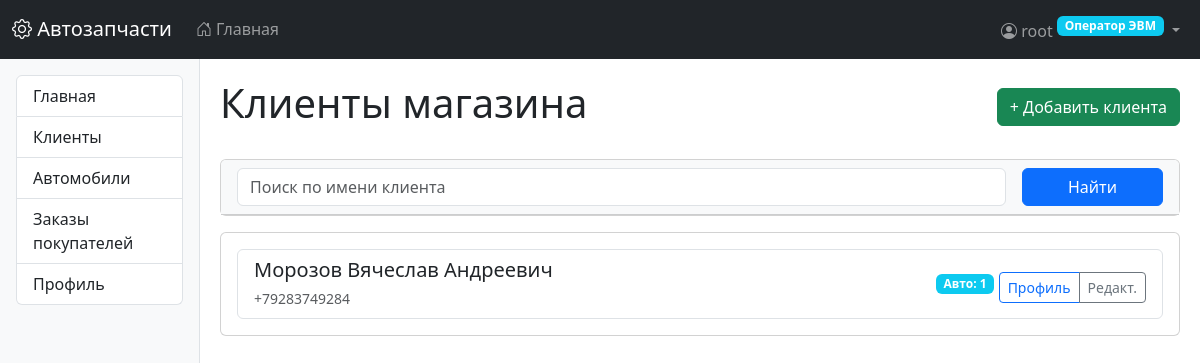
Page /core/customers/ (signed in) on the committed database.
### users/models.py (models this page shows, shortened)
class CustomUser(AbstractUser):
    class Role(models.TextChoices):
        OPERATOR = 'operator', _('Оператор ЭВМ')
        PARTS_MANAGER = 'parts_manager', _('Менеджер по деталям')
        ORDERS_MANAGER = 'orders_manager', _('Менеджер по заказам')
        SUPPLY_MANAGER = 'supply_manager', _('Менеджер по поставкам')
        STOREKEEPER = 'storekeeper', _('Кладовщик')
        DELIVERY_MANAGER = 'delivery_manager', _('Начальник службы доставки')
        DRIVER = 'driver', _('Водитель службы доставки')
    role = models.CharField(
        max_length=20,
        choices=Role.choices,
        default=Role.OPERATOR,
        verbose_name=_('Роль')
    )
    phone = models.CharField(max_length=20, blank=True, null=True, verbose_name=_('Телефон'))
    address = models.TextField(blank=True, null=True, verbose_name=_('Адрес'))
    delivery_preference = models.BooleanField(
        default=False,
        verbose_name=_('Требуется доставка')
    )
    groups = models.ManyToManyField(
        Group,
        verbose_name=_('Группы'),
        blank=True,
        related_name="custom_user_set",
        related_query_name="custom_user",
    )
    user_permissions = models.ManyToManyField(
        Permission,
        verbose_name=_('Права пользователя'),
        blank=True,
        related_name="custom_user_set",
        related_query_name="custom_user",
    )
    class Meta:
        verbose_name = _('Пользователь')
        verbose_name_plural = _('Пользователи')

### core/models.py (models this page shows, shortened)
class Customer(models.Model):
    name = models.CharField('ФИО', max_length=255)
    phone = models.CharField('Телефон', max_length=20)

### core/views.py (the view)
# urls.py: path('customers/', CustomerListView.as_view(), name='customer_list'),
class CustomerListView(RoleRequiredMixin, ListView):
    allowed_roles = ['operator', 'storekeeper', 'supply_manager']
    model = Customer
    template_name = 'core/customer_list.html'
    context_object_name = 'customers'
    paginate_by = 20
    def get_queryset(self):
        queryset = super().get_queryset()
        search_query = self.request.GET.get('search')
        if search_query:
            queryset = queryset.filter(name__icontains=search_query)
        return queryset.order_by('name')
    def get_context_data(self, **kwargs):
        context = super().get_context_data(**kwargs)
        context['search_query'] = self.request.GET.get('search', '')
        return context

### core/mixins.py (called while the page is built)
    def test_func(self):
        if not self.request.user.is_authenticated:
            return False
        if self.request.user.is_superuser:
            return True
        if self.request.user.role in self.allowed_roles:
            return True
        raise PermissionDenied("У вас нет прав для доступа к этой странице")

### templates/core/customer_list.html (shortened to what this page needs)
{% extends "base.html" %}
{% block content %}
<div class="d-flex justify-content-between align-items-center mb-4">
    <h1>Клиенты магазина</h1>
    <a href="{% url 'customer_create' %}" class="btn btn-success">
        + Добавить клиента
    </a>
</div>
<div class="card mb-3">
    <div class="card-header bg-light">
        <form method="get" class="row g-3">
            <div class="col-md-10">
                <input type="text" name="search" value="{{ search_query }}"
                       class="form-control" placeholder="Поиск по имени клиента">
            </div>
            <div class="col-md-2">
                <button type="submit" class="btn btn-primary w-100">Найти</button>
            </div>
        </form>
    </div>
</div>
<div class="card">
    <div class="card-body">
        {% if customers %}
        <div class="list-group">
            {% for customer in customers %}
            <div class="list-group-item">
                <div class="d-flex justify-content-between align-items-center">
                    <div>
                        <h5 class="mb-1">{{ customer.name }}</h5>
                        <small class="text-muted">{{ customer.phone }}</small>
                    </div>
                    <div>
                        <span class="badge bg-info">
                            Авто: {{ customer.cars.count }}
                        </span>
                        <div class="btn-group btn-group-sm mt-2">
                            <a href="{% url 'customer_detail' customer.pk %}" class="btn btn-outline-primary">
                                Профиль
                            </a>
                            <a href="{% url 'customer_update' customer.pk %}" class="btn btn-outline-secondary">
                                Редакт.
                            </a>
                        </div>
                    </div>
                </div>
            </div>
            {% endfor %}
        </div>
        {% else %}
        <div class="alert alert-info">
            Клиенты не найдены. <a href="{% url 'customer_create' %}">Добавить первого клиента</a>
        </div>
        {% endif %}
    </div>
</div>
{% endblock %}

### templates/base.html (shortened to what this page needs)
<!DOCTYPE html>
<html lang="ru">
<head>
    <link href="https://cdn.jsdelivr.net/npm/bootstrap@5.3.0/dist/css/bootstrap.min.css" rel="stylesheet">
    <link rel="stylesheet" href="https://cdn.jsdelivr.net/npm/bootstrap-icons@1.10.0/font/bootstrap-icons.css">
</head>
<body>
    <nav class="navbar navbar-expand-lg navbar-dark bg-dark">
        <div class="container-fluid">
            <a class="navbar-brand" href="{% url 'home' %}">
                <i class="bi bi-gear"></i> Автозапчасти
            </a>
            <div class="collapse navbar-collapse" id="navbarMain">
                <ul class="navbar-nav me-auto">
                    <li class="nav-item">
                        <a class="nav-link" href="{% url 'home' %}">
                            <i class="bi bi-house-door"></i> Главная
                        </a>
                    </li>
                </ul>
                <ul class="navbar-nav ms-auto">
                    {% if user.is_authenticated %}
                    <li class="nav-item dropdown">
                        <a class="nav-link dropdown-toggle" href="#" role="button" data-bs-toggle="dropdown">
                            <i class="bi bi-person-circle"></i>
                            {{ user.get_full_name|default:user.username }}
                            <span class="badge bg-info role-badge">{{ user.get_role_display }}</span>
                        </a>
                    </li>
                    {% else %}
                    <li class="nav-item">
                        <a class="nav-link" href="{% url 'login' %}">
                            <i class="bi bi-box-arrow-in-right"></i> Войти
                        </a>
                    </li>
                    {% endif %}
                </ul>
            </div>
        </div>
    </nav>
    <div class="container-fluid">
        <div class="row">
            {% if user.is_authenticated %}
            <div class="col-md-2 sidebar p-3">
                <div class="list-group">
                    {% for item in menu_items %}
                    <a href="{{ item.url }}" class="list-group-item list-group-item-action">
                        {{ item.title }}
                    </a>
                    {% endfor %}
                </div>
            </div>
            <div class="col-md-10 main-content">
            {% else %}
            <div class="col-12 main-content">
            {% endif %}
                {% block content %}{% endblock %}
            </div>
        </div>
    </div>
</body>
</html>

### templates/base.html (style rules this page uses)
.sidebar { min-height: calc(100vh - 56px); background-color: #f8f9fa; border-right: 1px solid #dee2e6; }
.main-content { padding: 20px; }
.role-badge { font-size: 0.75rem; vertical-align: super; }

### rows in the picture
CustomUser: get_full_name "root", role "Оператор ЭВМ"
Customer: name "Морозов Вячеслав Андреевич", phone "+79283749284", cars.count "1"

### other values in the picture
{{ item.title }} "Главная" "Клиенты" "Автомобили" "Заказы покупателей" "Профиль"
